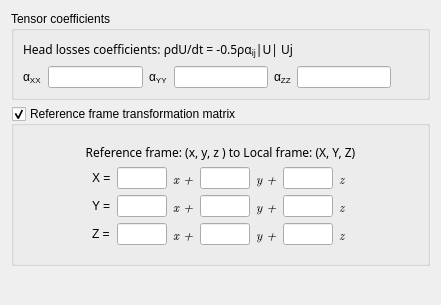
<?xml version="1.0" encoding="UTF-8"?>
<ui version="4.0">
 <class>HeadLossesForm</class>
 <widget class="QWidget" name="HeadLossesForm">
  <property name="geometry">
   <rect>
    <x>0</x>
    <y>0</y>
    <width>441</width>
    <height>305</height>
   </rect>
  </property>
  <property name="windowTitle">
   <string>Form</string>
  </property>
  <layout class="QVBoxLayout" name="verticalLayout">
   <item>
    <widget class="QGroupBox" name="groupBoxDef">
     <property name="toolTip">
      <string>&lt;html&gt;&lt;head/&gt;&lt;body&gt;&lt;p&gt;&lt;span style=&quot; font-size:9pt;&quot;&gt;Define the
       coefficients of the head losses tensor. This tensor is symmetric and positive.&lt;/span&gt;&lt;/p&gt;&lt;p&gt;&lt;span
       style=&quot; font-size:9pt;&quot;&gt;(code_saturne key word: &lt;/span&gt;&lt;span style=&quot; font-size:9pt;
       font-weight:600;&quot;&gt;CKUPDC(NCEPDP,6)&lt;/span&gt;&lt;span style=&quot; font-size:9pt;&quot;&gt;)&lt;/span&gt;&lt;/p&gt;&lt;/body&gt;&lt;/html&gt;
      </string>
     </property>
     <property name="title">
      <string>Tensor coefficients</string>
     </property>
     <layout class="QHBoxLayout" name="horizontalLayout_2">
      <item>
       <spacer name="horizontalSpacer_2">
        <property name="orientation">
         <enum>Qt::Horizontal</enum>
        </property>
        <property name="sizeHint" stdset="0">
         <size>
          <width>1</width>
          <height>18</height>
         </size>
        </property>
       </spacer>
      </item>
      <item>
       <layout class="QGridLayout" name="gridLayout">
        <item row="0" column="0">
         <widget class="QLabel" name="label_hl_coeff">
          <property name="font">
           <font>
            <family>Sans Serif</family>
            <pointsize>9</pointsize>
            <italic>false</italic>
            <bold>false</bold>
           </font>
          </property>
          <property name="styleSheet">
           <string notr="true">font: 9pt &quot;Sans Serif&quot;;abd</string>
          </property>
          <property name="text">
           <string>Head losses coefficients: ρdU/dt = -0.5ρα&lt;sub&gt;ij&lt;/sub&gt;|U| U&lt;/sub&gt;j</string>
          </property>
         </widget>
        </item>
        <item row="1" column="0" colspan="2">
         <layout class="QHBoxLayout" name="horizontalLayout">
          <item>
           <widget class="QLabel" name="label_2">
            <property name="toolTip">
             <string>&lt;html&gt;&lt;head/&gt;&lt;body&gt;&lt;p&gt;&lt;span style=&quot; font-size:9pt;&quot;&gt;Define the first diagonal component of the head losses tensor.&lt;/span&gt;&lt;/p&gt;&lt;/body&gt;&lt;/html&gt;</string>
            </property>
            <property name="text">
             <string>α&lt;sub&gt;XX&lt;/sub&gt;</string>
            </property>
           </widget>
          </item>
          <item>
           <widget class="QLineEdit" name="lineEdit_kxx">
            <property name="toolTip">
             <string>&lt;html&gt;&lt;head/&gt;&lt;body&gt;&lt;p&gt;&lt;span style=&quot; font-size:9pt;&quot;&gt;Define the first diagonal component of the head losses tensor.&lt;/span&gt;&lt;/p&gt;&lt;/body&gt;&lt;/html&gt;</string>
            </property>
           </widget>
          </item>
          <item>
           <spacer>
            <property name="orientation">
             <enum>Qt::Horizontal</enum>
            </property>
            <property name="sizeHint" stdset="0">
             <size>
              <width>13</width>
              <height>20</height>
             </size>
            </property>
           </spacer>
          </item>
          <item>
           <widget class="QLabel" name="label_3">
            <property name="toolTip">
             <string>&lt;html&gt;&lt;head/&gt;&lt;body&gt;&lt;p&gt;&lt;span style=&quot; font-size:9pt;&quot;&gt;Define the second diagonal component of the head losses tensor.&lt;/span&gt;&lt;/p&gt;&lt;/body&gt;&lt;/html&gt;</string>
            </property>
            <property name="text">
             <string>α&lt;sub&gt;YY&lt;/sub&gt;</string>
            </property>
           </widget>
          </item>
          <item>
           <widget class="QLineEdit" name="lineEdit_kyy">
            <property name="toolTip">
             <string>&lt;html&gt;&lt;head/&gt;&lt;body&gt;&lt;p&gt;&lt;span style=&quot; font-size:9pt;&quot;&gt;Define the second diagonal component of the head losses tensor.&lt;/span&gt;&lt;/p&gt;&lt;/body&gt;&lt;/html&gt;</string>
            </property>
           </widget>
          </item>
          <item>
           <spacer>
            <property name="orientation">
             <enum>Qt::Horizontal</enum>
            </property>
            <property name="sizeHint" stdset="0">
             <size>
              <width>13</width>
              <height>20</height>
             </size>
            </property>
           </spacer>
          </item>
          <item>
           <widget class="QLabel" name="label_4">
            <property name="toolTip">
             <string>&lt;html&gt;&lt;head/&gt;&lt;body&gt;&lt;p&gt;&lt;span style=&quot; font-size:9pt;&quot;&gt;Define the third diagonal component of the head losses tensor.&lt;/span&gt;&lt;/p&gt;&lt;/body&gt;&lt;/html&gt;</string>
            </property>
            <property name="text">
             <string>α&lt;sub&gt;ZZ&lt;/sub&gt;</string>
            </property>
           </widget>
          </item>
          <item>
           <widget class="QLineEdit" name="lineEdit_kzz">
            <property name="toolTip">
             <string>&lt;html&gt;&lt;head/&gt;&lt;body&gt;&lt;p&gt;&lt;span style=&quot; font-size:9pt;&quot;&gt;Define the third diagonal component of the head losses tensor.&lt;/span&gt;&lt;/p&gt;&lt;/body&gt;&lt;/html&gt;</string>
            </property>
           </widget>
          </item>
          <item>
           <spacer name="horizontalSpacer_4">
            <property name="orientation">
             <enum>Qt::Horizontal</enum>
            </property>
            <property name="sizeHint" stdset="0">
             <size>
              <width>40</width>
              <height>20</height>
             </size>
            </property>
           </spacer>
          </item>
         </layout>
        </item>
        <item row="0" column="1">
         <spacer name="horizontalSpacer">
          <property name="orientation">
           <enum>Qt::Horizontal</enum>
          </property>
          <property name="sizeHint" stdset="0">
           <size>
            <width>76</width>
            <height>20</height>
           </size>
          </property>
         </spacer>
        </item>
       </layout>
      </item>
      <item>
       <spacer name="horizontalSpacer_3">
        <property name="orientation">
         <enum>Qt::Horizontal</enum>
        </property>
        <property name="sizeHint" stdset="0">
         <size>
          <width>6</width>
          <height>13</height>
         </size>
        </property>
       </spacer>
      </item>
     </layout>
    </widget>
   </item>
   <item>
    <widget class="QGroupBox" name="groupBox_3">
     <property name="enabled">
      <bool>true</bool>
     </property>
     <property name="toolTip">
      <string>&lt;html&gt;&lt;head/&gt;&lt;body&gt;&lt;p&gt;&lt;span style=&quot; font-size:9pt;&quot;&gt;Modify the reference frame transformation matrix to define a local frame.&lt;/span&gt;&lt;/p&gt;&lt;/body&gt;&lt;/html&gt;</string>
     </property>
     <property name="title">
      <string>Reference frame transformation matrix</string>
     </property>
     <property name="checkable">
      <bool>true</bool>
     </property>
     <property name="checked">
      <bool>true</bool>
     </property>
     <layout class="QGridLayout" name="_5">
      <item row="0" column="0">
       <widget class="QFrame" name="frameTransfo">
        <property name="frameShape">
         <enum>QFrame::NoFrame</enum>
        </property>
        <property name="frameShadow">
         <enum>QFrame::Raised</enum>
        </property>
        <property name="lineWidth">
         <number>0</number>
        </property>
        <layout class="QGridLayout" name="_6">
         <item row="0" column="0">
          <widget class="QLabel" name="label_fram_transform">
           <property name="font">
            <font>
             <family>Sans Serif</family>
             <pointsize>9</pointsize>
             <italic>false</italic>
            </font>
           </property>
           <property name="toolTip">
            <string>&lt;html&gt;&lt;head/&gt;&lt;body&gt;&lt;p&gt;&lt;span style=&quot; font-size:9pt;&quot;&gt;Modify the reference frame transformation matrix to define a local frame.&lt;/span&gt;&lt;/p&gt;&lt;/body&gt;&lt;/html&gt;</string>
           </property>
           <property name="text">
            <string>&lt;html&gt;&lt;head/&gt;&lt;body&gt;&lt;p&gt;Reference frame: (x, y, z ) to Local frame: (X, Y, Z)&lt;/p&gt;&lt;/body&gt;&lt;/html&gt;</string>
           </property>
           <property name="alignment">
            <set>Qt::AlignCenter</set>
           </property>
          </widget>
         </item>
         <item row="1" column="0">
          <layout class="QGridLayout" name="_7">
           <item row="0" column="0">
            <spacer>
             <property name="orientation">
              <enum>Qt::Horizontal</enum>
             </property>
             <property name="sizeHint" stdset="0">
              <size>
               <width>40</width>
               <height>20</height>
              </size>
             </property>
            </spacer>
           </item>
           <item row="0" column="1">
            <layout class="QGridLayout" name="_8">
             <item row="0" column="0">
              <widget class="QLabel" name="label_18">
               <property name="toolTip">
                <string>&lt;html&gt;&lt;head/&gt;&lt;body&gt;&lt;p&gt;&lt;span style=&quot; font-size:9pt;&quot;&gt;Modify the reference frame transformation matrix to define a local frame.&lt;/span&gt;&lt;/p&gt;&lt;/body&gt;&lt;/html&gt;</string>
               </property>
               <property name="text">
                <string>X =</string>
               </property>
              </widget>
             </item>
             <item row="0" column="1">
              <widget class="QLineEdit" name="lineEdit_a11">
               <property name="minimumSize">
                <size>
                 <width>50</width>
                 <height>0</height>
                </size>
               </property>
               <property name="maximumSize">
                <size>
                 <width>50</width>
                 <height>16777215</height>
                </size>
               </property>
               <property name="toolTip">
                <string>&lt;html&gt;&lt;head/&gt;&lt;body&gt;&lt;p&gt;&lt;span style=&quot; font-size:9pt;&quot;&gt;Modify the reference frame transformation matrix to define a local frame.&lt;/span&gt;&lt;/p&gt;&lt;/body&gt;&lt;/html&gt;</string>
               </property>
              </widget>
             </item>
             <item row="0" column="2">
              <widget class="QLabel" name="label_19">
               <property name="font">
                <font>
                 <family>LMRoman10</family>
                 <pointsize>10</pointsize>
                 <italic>true</italic>
                 <bold>false</bold>
                </font>
               </property>
               <property name="toolTip">
                <string>&lt;html&gt;&lt;head/&gt;&lt;body&gt;&lt;p&gt;&lt;span style=&quot; font-size:9pt;&quot;&gt;Modify the reference frame transformation matrix to define a local frame.&lt;/span&gt;&lt;/p&gt;&lt;/body&gt;&lt;/html&gt;</string>
               </property>
               <property name="text">
                <string>x +</string>
               </property>
              </widget>
             </item>
             <item row="0" column="3">
              <widget class="QLineEdit" name="lineEdit_a12">
               <property name="minimumSize">
                <size>
                 <width>50</width>
                 <height>0</height>
                </size>
               </property>
               <property name="maximumSize">
                <size>
                 <width>50</width>
                 <height>16777215</height>
                </size>
               </property>
               <property name="toolTip">
                <string>&lt;html&gt;&lt;head/&gt;&lt;body&gt;&lt;p&gt;&lt;span style=&quot; font-size:9pt;&quot;&gt;Modify the reference frame transformation matrix to define a local frame.&lt;/span&gt;&lt;/p&gt;&lt;/body&gt;&lt;/html&gt;</string>
               </property>
              </widget>
             </item>
             <item row="0" column="4">
              <widget class="QLabel" name="label_20">
               <property name="font">
                <font>
                 <family>LMRoman10</family>
                 <pointsize>10</pointsize>
                 <italic>true</italic>
                </font>
               </property>
               <property name="toolTip">
                <string>&lt;html&gt;&lt;head/&gt;&lt;body&gt;&lt;p&gt;&lt;span style=&quot; font-size:9pt;&quot;&gt;Modify the reference frame transformation matrix to define a local frame.&lt;/span&gt;&lt;/p&gt;&lt;/body&gt;&lt;/html&gt;</string>
               </property>
               <property name="text">
                <string>y +</string>
               </property>
              </widget>
             </item>
             <item row="0" column="5">
              <widget class="QLineEdit" name="lineEdit_a13">
               <property name="minimumSize">
                <size>
                 <width>50</width>
                 <height>0</height>
                </size>
               </property>
               <property name="maximumSize">
                <size>
                 <width>50</width>
                 <height>16777215</height>
                </size>
               </property>
               <property name="toolTip">
                <string>&lt;html&gt;&lt;head/&gt;&lt;body&gt;&lt;p&gt;&lt;span style=&quot; font-size:9pt;&quot;&gt;Modify the reference frame transformation matrix to define a local frame.&lt;/span&gt;&lt;/p&gt;&lt;/body&gt;&lt;/html&gt;</string>
               </property>
              </widget>
             </item>
             <item row="0" column="6">
              <widget class="QLabel" name="label_21">
               <property name="font">
                <font>
                 <family>LMRoman10</family>
                 <pointsize>10</pointsize>
                 <italic>true</italic>
                </font>
               </property>
               <property name="toolTip">
                <string>&lt;html&gt;&lt;head/&gt;&lt;body&gt;&lt;p&gt;&lt;span style=&quot; font-size:9pt;&quot;&gt;Modify the reference frame transformation matrix to define a local frame.&lt;/span&gt;&lt;/p&gt;&lt;/body&gt;&lt;/html&gt;</string>
               </property>
               <property name="text">
                <string>z </string>
               </property>
              </widget>
             </item>
             <item row="1" column="0">
              <widget class="QLabel" name="label_22">
               <property name="toolTip">
                <string>&lt;html&gt;&lt;head/&gt;&lt;body&gt;&lt;p&gt;&lt;span style=&quot; font-size:9pt;&quot;&gt;Modify the reference frame transformation matrix to define a local frame.&lt;/span&gt;&lt;/p&gt;&lt;/body&gt;&lt;/html&gt;</string>
               </property>
               <property name="text">
                <string>Y =</string>
               </property>
              </widget>
             </item>
             <item row="1" column="1">
              <widget class="QLineEdit" name="lineEdit_a21">
               <property name="minimumSize">
                <size>
                 <width>50</width>
                 <height>0</height>
                </size>
               </property>
               <property name="maximumSize">
                <size>
                 <width>50</width>
                 <height>16777215</height>
                </size>
               </property>
               <property name="toolTip">
                <string>&lt;html&gt;&lt;head/&gt;&lt;body&gt;&lt;p&gt;&lt;span style=&quot; font-size:9pt;&quot;&gt;Modify the reference frame transformation matrix to define a local frame.&lt;/span&gt;&lt;/p&gt;&lt;/body&gt;&lt;/html&gt;</string>
               </property>
              </widget>
             </item>
             <item row="1" column="2">
              <widget class="QLabel" name="label_23">
               <property name="font">
                <font>
                 <family>LMRoman10</family>
                 <pointsize>10</pointsize>
                 <italic>true</italic>
                </font>
               </property>
               <property name="toolTip">
                <string>&lt;html&gt;&lt;head/&gt;&lt;body&gt;&lt;p&gt;&lt;span style=&quot; font-size:9pt;&quot;&gt;Modify the reference frame transformation matrix to define a local frame.&lt;/span&gt;&lt;/p&gt;&lt;/body&gt;&lt;/html&gt;</string>
               </property>
               <property name="text">
                <string>x +</string>
               </property>
              </widget>
             </item>
             <item row="1" column="3">
              <widget class="QLineEdit" name="lineEdit_a22">
               <property name="minimumSize">
                <size>
                 <width>50</width>
                 <height>0</height>
                </size>
               </property>
               <property name="maximumSize">
                <size>
                 <width>50</width>
                 <height>16777215</height>
                </size>
               </property>
               <property name="toolTip">
                <string>&lt;html&gt;&lt;head/&gt;&lt;body&gt;&lt;p&gt;&lt;span style=&quot; font-size:9pt;&quot;&gt;Modify the reference frame transformation matrix to define a local frame.&lt;/span&gt;&lt;/p&gt;&lt;/body&gt;&lt;/html&gt;</string>
               </property>
              </widget>
             </item>
             <item row="1" column="4">
              <widget class="QLabel" name="label_24">
               <property name="font">
                <font>
                 <family>LMRoman10</family>
                 <pointsize>10</pointsize>
                 <italic>true</italic>
                </font>
               </property>
               <property name="toolTip">
                <string>&lt;html&gt;&lt;head/&gt;&lt;body&gt;&lt;p&gt;&lt;span style=&quot; font-size:9pt;&quot;&gt;Modify the reference frame transformation matrix to define a local frame.&lt;/span&gt;&lt;/p&gt;&lt;/body&gt;&lt;/html&gt;</string>
               </property>
               <property name="text">
                <string>y +</string>
               </property>
              </widget>
             </item>
             <item row="1" column="5">
              <widget class="QLineEdit" name="lineEdit_a23">
               <property name="minimumSize">
                <size>
                 <width>50</width>
                 <height>0</height>
                </size>
               </property>
               <property name="maximumSize">
                <size>
                 <width>50</width>
                 <height>16777215</height>
                </size>
               </property>
               <property name="toolTip">
                <string>&lt;html&gt;&lt;head/&gt;&lt;body&gt;&lt;p&gt;&lt;span style=&quot; font-size:9pt;&quot;&gt;Modify the reference frame transformation matrix to define a local frame.&lt;/span&gt;&lt;/p&gt;&lt;/body&gt;&lt;/html&gt;</string>
               </property>
              </widget>
             </item>
             <item row="1" column="6">
              <widget class="QLabel" name="label_25">
               <property name="font">
                <font>
                 <family>LMRoman10</family>
                 <pointsize>10</pointsize>
                 <italic>true</italic>
                </font>
               </property>
               <property name="toolTip">
                <string>&lt;html&gt;&lt;head/&gt;&lt;body&gt;&lt;p&gt;&lt;span style=&quot; font-size:9pt;&quot;&gt;Modify the reference frame transformation matrix to define a local frame.&lt;/span&gt;&lt;/p&gt;&lt;/body&gt;&lt;/html&gt;</string>
               </property>
               <property name="text">
                <string>z</string>
               </property>
              </widget>
             </item>
             <item row="2" column="0">
              <widget class="QLabel" name="label_26">
               <property name="toolTip">
                <string>&lt;html&gt;&lt;head/&gt;&lt;body&gt;&lt;p&gt;&lt;span style=&quot; font-size:9pt;&quot;&gt;Modify the reference frame transformation matrix to define a local frame.&lt;/span&gt;&lt;/p&gt;&lt;/body&gt;&lt;/html&gt;</string>
               </property>
               <property name="text">
                <string>Z =</string>
               </property>
              </widget>
             </item>
             <item row="2" column="1">
              <widget class="QLineEdit" name="lineEdit_a31">
               <property name="minimumSize">
                <size>
                 <width>50</width>
                 <height>0</height>
                </size>
               </property>
               <property name="maximumSize">
                <size>
                 <width>50</width>
                 <height>16777215</height>
                </size>
               </property>
               <property name="toolTip">
                <string>&lt;html&gt;&lt;head/&gt;&lt;body&gt;&lt;p&gt;&lt;span style=&quot; font-size:9pt;&quot;&gt;Modify the reference frame transformation matrix to define a local frame.&lt;/span&gt;&lt;/p&gt;&lt;/body&gt;&lt;/html&gt;</string>
               </property>
              </widget>
             </item>
             <item row="2" column="2">
              <widget class="QLabel" name="label_27">
               <property name="font">
                <font>
                 <family>LMRoman10</family>
                 <pointsize>10</pointsize>
                 <italic>true</italic>
                </font>
               </property>
               <property name="toolTip">
                <string>&lt;html&gt;&lt;head/&gt;&lt;body&gt;&lt;p&gt;&lt;span style=&quot; font-size:9pt;&quot;&gt;Modify the reference frame transformation matrix to define a local frame.&lt;/span&gt;&lt;/p&gt;&lt;/body&gt;&lt;/html&gt;</string>
               </property>
               <property name="text">
                <string>x +</string>
               </property>
              </widget>
             </item>
             <item row="2" column="3">
              <widget class="QLineEdit" name="lineEdit_a32">
               <property name="minimumSize">
                <size>
                 <width>50</width>
                 <height>0</height>
                </size>
               </property>
               <property name="maximumSize">
                <size>
                 <width>50</width>
                 <height>16777215</height>
                </size>
               </property>
               <property name="toolTip">
                <string>&lt;html&gt;&lt;head/&gt;&lt;body&gt;&lt;p&gt;&lt;span style=&quot; font-size:9pt;&quot;&gt;Modify the reference frame transformation matrix to define a local frame.&lt;/span&gt;&lt;/p&gt;&lt;/body&gt;&lt;/html&gt;</string>
               </property>
              </widget>
             </item>
             <item row="2" column="4">
              <widget class="QLabel" name="label_28">
               <property name="font">
                <font>
                 <family>LMRoman10</family>
                 <pointsize>10</pointsize>
                 <italic>true</italic>
                </font>
               </property>
               <property name="toolTip">
                <string>&lt;html&gt;&lt;head/&gt;&lt;body&gt;&lt;p&gt;&lt;span style=&quot; font-size:9pt;&quot;&gt;Modify the reference frame transformation matrix to define a local frame.&lt;/span&gt;&lt;/p&gt;&lt;/body&gt;&lt;/html&gt;</string>
               </property>
               <property name="text">
                <string>y +</string>
               </property>
              </widget>
             </item>
             <item row="2" column="5">
              <widget class="QLineEdit" name="lineEdit_a33">
               <property name="minimumSize">
                <size>
                 <width>50</width>
                 <height>0</height>
                </size>
               </property>
               <property name="maximumSize">
                <size>
                 <width>50</width>
                 <height>16777215</height>
                </size>
               </property>
               <property name="toolTip">
                <string>&lt;html&gt;&lt;head/&gt;&lt;body&gt;&lt;p&gt;&lt;span style=&quot; font-size:9pt;&quot;&gt;Modify the reference frame transformation matrix to define a local frame.&lt;/span&gt;&lt;/p&gt;&lt;/body&gt;&lt;/html&gt;</string>
               </property>
              </widget>
             </item>
             <item row="2" column="6">
              <widget class="QLabel" name="label_29">
               <property name="font">
                <font>
                 <family>LMRoman10</family>
                 <pointsize>10</pointsize>
                 <italic>true</italic>
                </font>
               </property>
               <property name="toolTip">
                <string>&lt;html&gt;&lt;head/&gt;&lt;body&gt;&lt;p&gt;&lt;span style=&quot; font-size:9pt;&quot;&gt;Modify the reference frame transformation matrix to define a local frame.&lt;/span&gt;&lt;/p&gt;&lt;/body&gt;&lt;/html&gt;</string>
               </property>
               <property name="text">
                <string>z</string>
               </property>
              </widget>
             </item>
            </layout>
           </item>
           <item row="0" column="2">
            <spacer>
             <property name="orientation">
              <enum>Qt::Horizontal</enum>
             </property>
             <property name="sizeHint" stdset="0">
              <size>
               <width>40</width>
               <height>20</height>
              </size>
             </property>
            </spacer>
           </item>
          </layout>
         </item>
        </layout>
       </widget>
      </item>
     </layout>
    </widget>
   </item>
   <item>
    <spacer name="spacer">
     <property name="orientation">
      <enum>Qt::Vertical</enum>
     </property>
     <property name="sizeHint" stdset="0">
      <size>
       <width>17</width>
       <height>152</height>
      </size>
     </property>
    </spacer>
   </item>
  </layout>
 </widget>
 <resources/>
 <connections/>
</ui>
